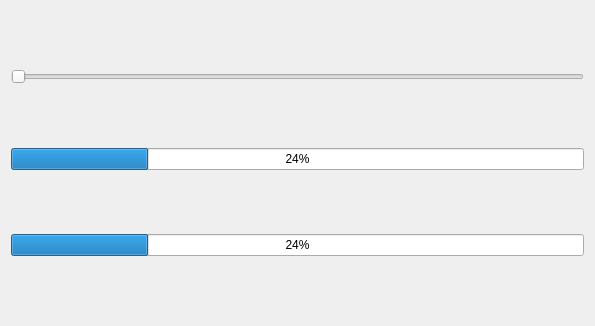
<?xml version="1.0" encoding="UTF-8"?>
<ui version="4.0">
 <class>MainWindow</class>
 <widget class="QMainWindow" name="MainWindow">
  <property name="geometry">
   <rect>
    <x>0</x>
    <y>0</y>
    <width>595</width>
    <height>326</height>
   </rect>
  </property>
  <property name="windowTitle">
   <string>MainWindow</string>
  </property>
  <widget class="QWidget" name="centralWidget">
   <layout class="QVBoxLayout" name="verticalLayout">
    <item>
     <widget class="QSlider" name="horizontalSlider">
      <property name="orientation">
       <enum>Qt::Horizontal</enum>
      </property>
     </widget>
    </item>
    <item>
     <widget class="QProgressBar" name="progressBar">
      <property name="value">
       <number>24</number>
      </property>
     </widget>
    </item>
    <item>
     <widget class="QProgressBar" name="progressBar_2">
      <property name="value">
       <number>24</number>
      </property>
     </widget>
    </item>
   </layout>
  </widget>
 </widget>
 <layoutdefault spacing="6" margin="11"/>
 <resources/>
 <connections>
  <connection>
   <sender>horizontalSlider</sender>
   <signal>valueChanged(int)</signal>
   <receiver>progressBar</receiver>
   <slot>setValue(int)</slot>
   <hints>
    <hint type="sourcelabel">
     <x>114</x>
     <y>77</y>
    </hint>
    <hint type="destinationlabel">
     <x>180</x>
     <y>165</y>
    </hint>
   </hints>
  </connection>
 </connections>
</ui>
